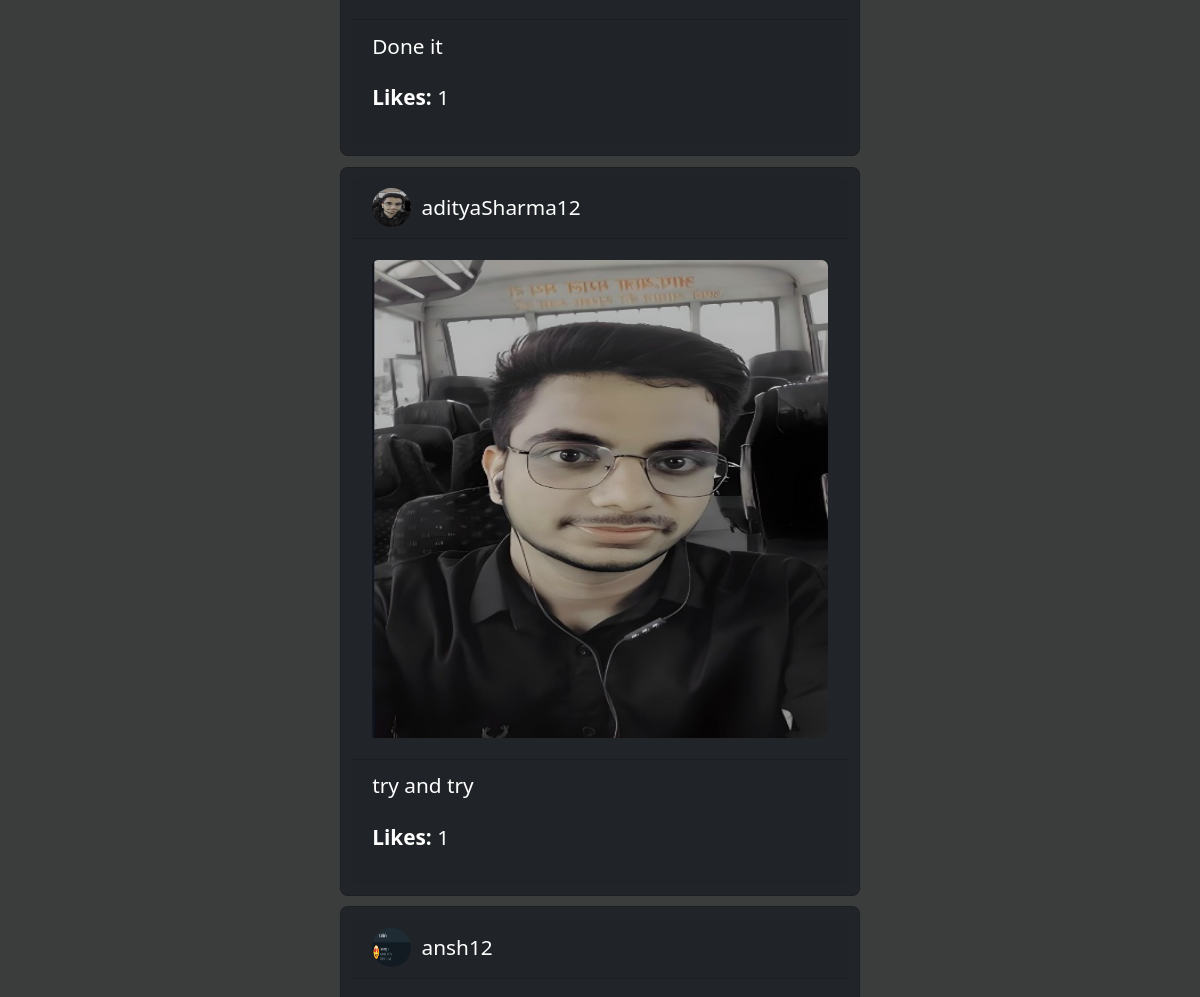
The app's page / (middle part), older data.
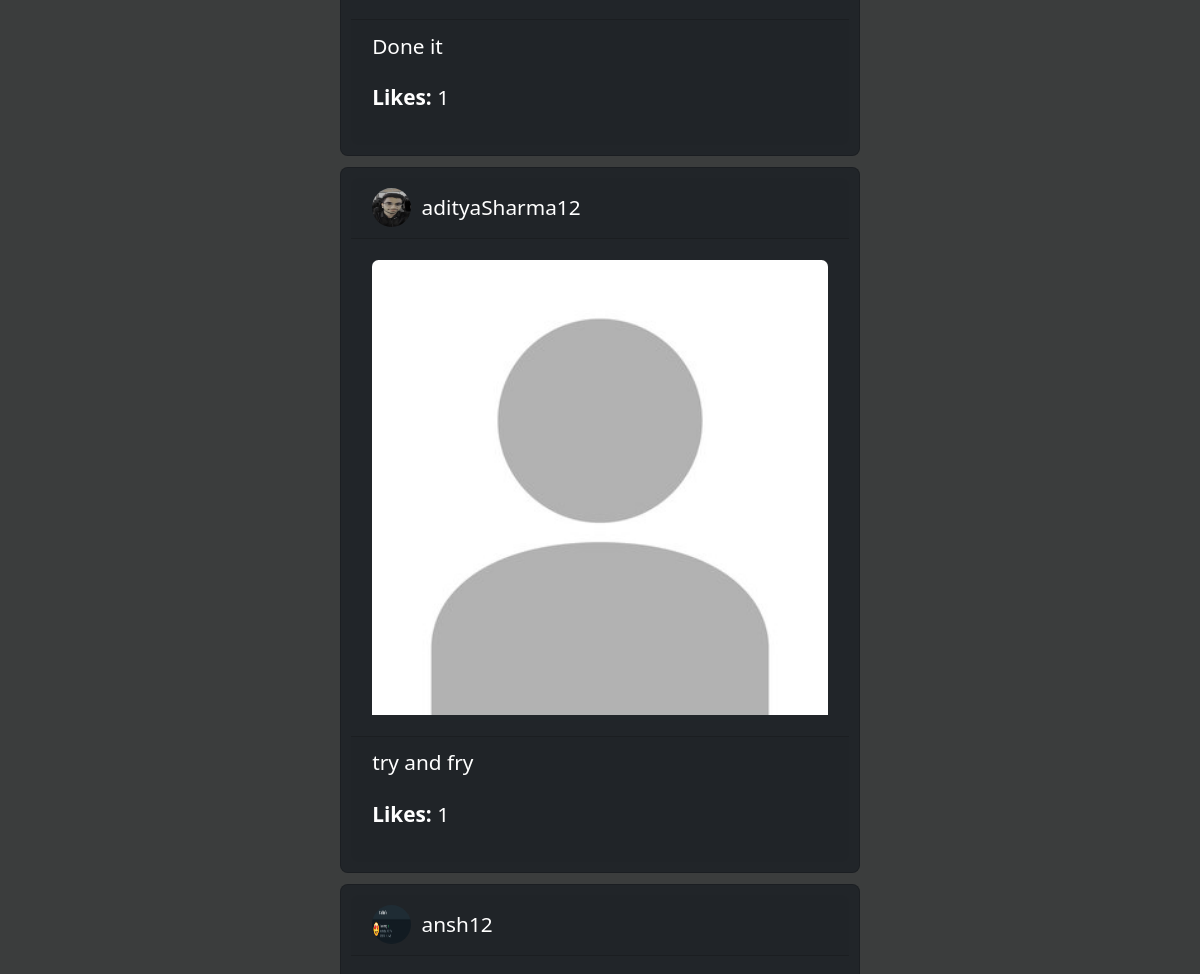
The same page, newer data.
### main/models.py (models this page shows, shortened)
class Post(models.Model):
    img = models.ImageField(upload_to='media/posts/img/', null=True, blank=True)
    video = models.FileField(upload_to='media/posts/video/', null=True, validators=[FileExtensionValidator(allowed_extensions=['MOV', 'avi', 'mp4', 'webm', 'mkv'])], blank=True)
    desc = models.TextField()
    date = models.DateTimeField(default=timezone.now)
    username = models.CharField(max_length=50,default ="")
    likes = models.ManyToManyField(User, related_name='liked_posts', blank=True)
    comments = models.TextField()

class UserProfile(models.Model):
    name = models.CharField(max_length=100)
    email = models.EmailField()
    username = models.CharField(max_length=50, unique=True)
    profile_pic = models.ImageField(upload_to='media/profile/', blank=True, null=True,default='static/defaultImg/default_pic.jpg')
    password = models.CharField(max_length=128)
    about = models.TextField(blank=True)

### main/views.py (the view)
# urls.py: path('', HomeView.as_view(), name='home'),
class HomeView(View):
    def get(self, request):
        posts = Post.objects.all().order_by('-date')
        follows = Follow.objects.filter(follower=request.user) if request.user.is_authenticated else None
        posts_with_mappings = []
        for post in posts:
            user_profile = UserProfile.objects.get(username= post.username)
            follow_mapping = follows.filter(followed_user__username=post.username).exists() if follows else False
            like_count = post.likes.count()
            is_liked = post.likes.filter(id=request.user.id).exists() if request.user.is_authenticated else False
            posts_with_mappings.append(
                {'post': post, 'follow_mapping': follow_mapping, 'like_count': like_count, 'is_liked': is_liked,'user_profile':user_profile})
        return render(request, 'home.html', {'posts_with_mappings': posts_with_mappings})

### templates/home.html (shortened to what this page needs)
{% extends 'base.html' %}
{% load static %}
{% block content %}
{% for item in posts_with_mappings %}
    {% with post=item.post follow_mapping=item.follow_mapping like_count=item.like_count is_liked=item.is_liked user_profile=item.user_profile%}
        <div class="container">
            <div class="row justify-content-center">
                <div class="card bg-dark text-white mt-2 p-2" style="width: 400px;">
                    <div class="card-header">
                        <div class="d-flex justify-content-between align-items-center">
                            <div class="d-flex align-items-center">
                                <img class="rounded-circle me-2" src="{{ user_profile.profile_pic.url }}" alt="Profile Picture" style="width: 30px; height: 30px;">
                                <h6 class="mb-0"> <a class="nav-link" href="{% url 'profile' post.username  %}">{{ post.username }}</a></h6>
                            </div>
                        </div>
                    </div>
                    <div class="card-body" style="max-height: 400px; overflow: hidden;">
                        {% if post.img %}
                            <img id="image{{ forloop.counter }}" class="card-img-top" src="{{ post.img.url }}" alt="Post Image" style="width: 100%; height: 100%;">
                        {% endif %}
                    </div>
                        <div class="card-footer">
                            <p class="card-text">{{ post.desc }}</p>
                            <div class="d-flex justify-content-between align-items-center">
                                <div class="like-count">
                                    <p><strong>Likes:</strong> {{ like_count }}</p>
                                </div>
                </div>
            </div>
        </div>
    {% endwith %}
{% endfor %}
{% endblock content %}

Row changes from the older to the newer data that the page shows:
changed Post "adityaSharma12": post.img: a different picture; post.desc "try and try" → "try and fry"
